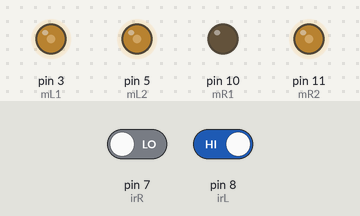
The sketch below on a simulated Arduino Uno, built with avr-gcc and run on an emulated ATmega328P. Parts: output pins drawn as LEDs (lit = HIGH). Inputs (shaded band) come from the test bench; at power-on: pin 7 (irR) LOW, pin 8 (irL) HIGH.

Above: at 1.2 s.
1.3 s: pin 7 (irR) driven HIGH
At 2.3 s:
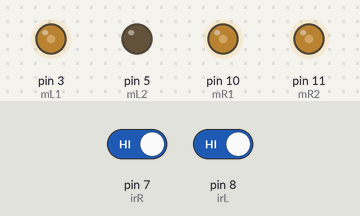
2.8 s: pin 7 (irR) driven LOW and pin 8 (irL) driven LOW
At 3.4 s:
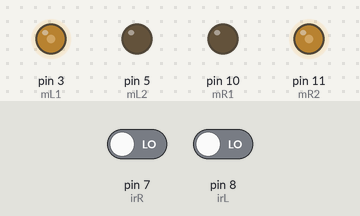
4.3 s: pin 8 (irL) driven HIGH
At 4.6 s:
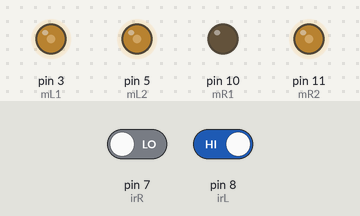
5.8 s: pin 8 (irL) driven LOW
At 6.9 s:
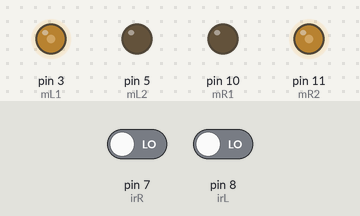
Timing chart, 0 to 8.3 s (numbered marks = the images above; inputs shaded):
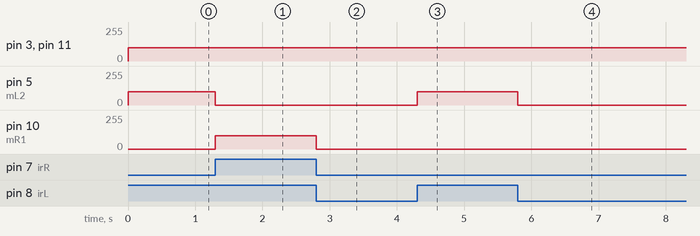

Measured:
- after the input at 1.3 s, pin 5 (mL2): 100/255 → 0/255 at once; pin 10 (mR1): 0/255 → 100/255 at once
- after the input at 2.8 s, pin 10 (mR1): 100/255 → 0/255 at once
- after the input at 4.3 s, pin 5 (mL2): 0/255 → 100/255 at once
- after the input at 5.8 s, pin 5 (mL2): 100/255 → 0/255 at once

The sketch:

line_follower_code.ino
```cpp
int mR1=10;
int mR2=11;
int mL1=3;
int mL2=5;
int irL=8;
int irR=7;
void setup()
{
pinMode(mR1,OUTPUT);
pinMode(mR2,OUTPUT);
pinMode(mL1,OUTPUT);
pinMode(mL2,OUTPUT);
pinMode(irL,INPUT);
pinMode(irR,INPUT);

}

void loop()
{

 int a =digitalRead(irL);
 int b =digitalRead(irR);
 if(a==LOW && b==LOW)
 {
  analogWrite( mR1,0);
  analogWrite( mR2,100);
  analogWrite( mL1,100);
  analogWrite( mL2,0);
 }

 if(a==LOW && b==HIGH)
 {
  analogWrite( mR1,100);
  analogWrite( mR2,100);
  analogWrite( mL1,100);
  analogWrite( mL2,0);

 }
 if(a==HIGH && b==LOW)
 {
 analogWrite( mR1,0);
  analogWrite( mR2,100);
  analogWrite( mL1,100);
 analogWrite( mL2,100);

 }
 if(a==HIGH && b==HIGH)
 {
  analogWrite( mR1,100);
  analogWrite( mR2,100);
 analogWrite( mL1,100);
  analogWrite( mL2,0);

 }

}
```
